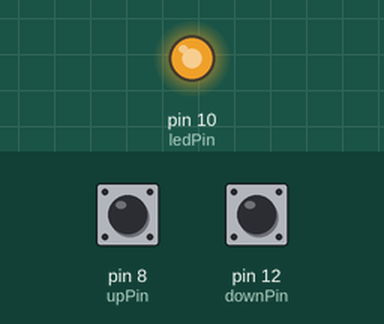
Recording of a sketch running on a simulated Arduino Uno, built with avr-gcc and run on an emulated ATmega328P. On the bench: output pins drawn as LEDs (lit = HIGH). The test bench sets the inputs (shaded band); at power-on: pin 12 (downPin) LOW, pin 8 (upPin) LOW. Random numbers use the default seed unless the sketch sets one.

Above: at 1.2 s.
1.3 s: pin 12 (downPin) pulled HIGH for 3.2 s
At 6.43 s:
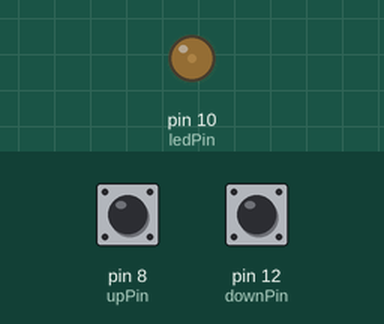
6.7 s: pin 8 (upPin) pulled HIGH for 0.3 s
At 7.07 s:
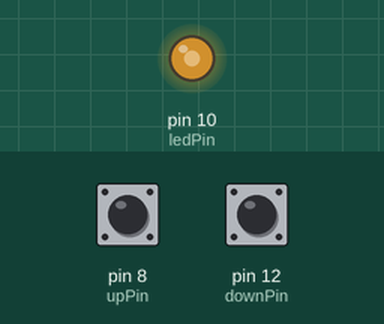
10.0 s: pin 8 (upPin) pulled HIGH for 1 s
13.0 s: pin 12 (downPin) pulled HIGH for 0.3 s
Timing chart, 0 to 17.3 s (numbered marks = the images above; inputs shaded):
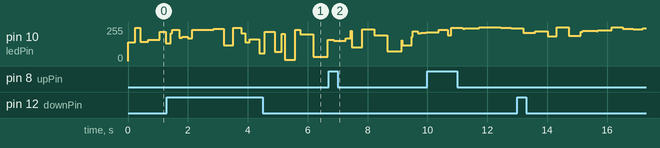

The sketch:

p4-ex2_buttons_controlled_flicker.ino
```cpp
// p4ex2 buttons-controlled flicker
// https://circuits.io/circuits/2499808
// NOTE: need physical hardware checking; simulation is not apparent in led level changing
int downPin = 12;
int upPin = 8;
int ledPin = 10;
// A byte stores an 8-bit unsigned number, from 0 to 255.
byte base = 135;

void setup() {
  pinMode(ledPin, OUTPUT);
  pinMode(upPin, INPUT);
  pinMode(downPin, INPUT);
}

void loop() {
  int upState = digitalRead(upPin);
  int downState = digitalRead(downPin);

  if (upState == HIGH && base != 255) {
    base += 60;
  }

  if (downState == HIGH && base != 0) {
    base -= 60;
  }

  flame(base);
}

void flame(byte base) {
  analogWrite(ledPin, base + random(255 - base));
  delay(random(500));
}
```
